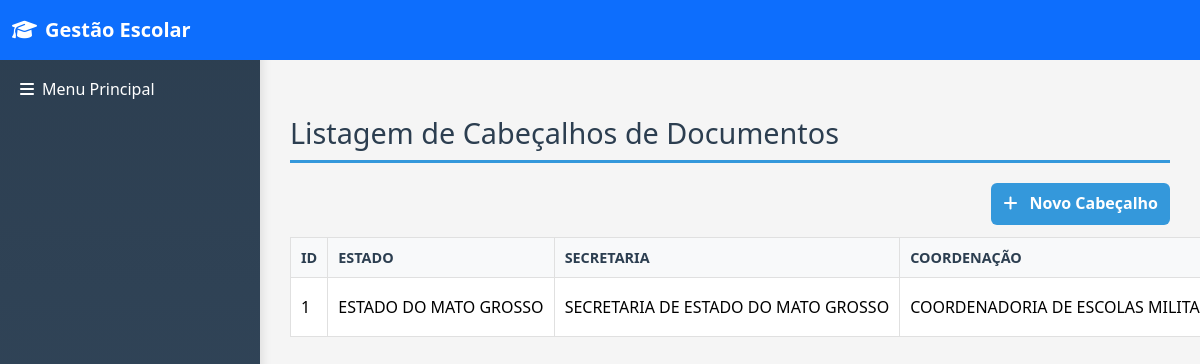
Screenshot of /cadastros/cabecalho/listar with the database file from the repository.
### tables this page shows
CREATE TABLE cabecalhos (
    id INTEGER PRIMARY KEY AUTOINCREMENT,
    estado TEXT,
    secretaria TEXT,
    coordenacao TEXT,
    escola TEXT,
    logo_estado TEXT,
    logo_escola TEXT,
    created_at TEXT
, logo_prefeitura TEXT);

### blueprints/cadastros.py (the view)
@cadastros_bp.route('/cabecalho/listar')
def listar_cabecalhos():
    db = get_db()
    rows = db.execute('SELECT * FROM cabecalhos ORDER BY id DESC').fetchall()
    cabecalhos = [dict(r) for r in rows]
    for c in cabecalhos:
        if c.get('logo_estado'):
            c['logo_estado_url'] = url_for('static', filename=f'uploads/cabecalhos/{c["logo_estado"]}')
        else:
            c['logo_estado_url'] = None
        if c.get('logo_escola'):
            c['logo_escola_url'] = url_for('static', filename=f'uploads/cabecalhos/{c["logo_escola"]}')
        else:
            c['logo_escola_url'] = None
        if c.get('logo_prefeitura'):
            c['logo_prefeitura_url'] = url_for('static', filename=f'uploads/cabecalhos/{c["logo_prefeitura"]}')
        else:
            c['logo_prefeitura_url'] = None
    return render_template('cadastros/listar_cabecalho.html', cabecalhos=cabecalhos)

### app.py (called while the page is built)
@app.before_request
def load_logged_in_user():
    user_id = session.get('user_id')
    if user_id is None:
        g.user = None
    else:
        g.user = get_db().execute(
            'SELECT * FROM usuarios WHERE id = ?', (user_id,)
        ).fetchone()

@app.teardown_appcontext
def teardown_db(e=None):
    close_db(e)

@app.context_processor
def inject_globals():
    from datetime import datetime
    return dict(
        NIVEL_MAP=utils.NIVEL_MAP,
        session=session,
        now=datetime.now
    )

def _read_logo_data():
    try:
        p = os.path.join(current_app.root_path, "static", "logo_topo.png")
        if not os.path.exists(p):
            for ext in (".png", ".jpg", ".jpeg", ".svg"):
                px = os.path.join(current_app.root_path, "static", "logo_topo" + ext)
                if os.path.exists(px):
                    p = px
                    break
        if not os.path.exists(p):
            return None
        mime = mimetypes.guess_type(p)[0] or "image/png"
        with open(p, "rb") as f:
            data = base64.b64encode(f.read()).decode("ascii")
        return f"data:{mime};base64,{data}"
    except Exception:
        return None

@app.context_processor
def inject_logo_data():
    try:
        return {"LOGO_DATA_URI": _read_logo_data()}
    except Exception:
        return {"LOGO_DATA_URI": None}

### blueprints/disciplinar.py (called while the page is built, shortened)
@disciplinar_bp.before_app_request
def _ensure_disciplinar_schema():
    if getattr(current_app, "_disciplinar_migrations_done", False):
        return

### database.py (called while the page is built)
def get_db():
    db = getattr(g, '_database', None)
    if db is None:
        db = g._database = sqlite3.connect(DATABASE)
        db.row_factory = sqlite3.Row
        db.execute('PRAGMA foreign_keys = ON')
    return db

### templates/cadastros/listar_cabecalho.html (shortened to what this page needs)
{% extends 'base.html' %}
{% block content %}
<h2>Listagem de Cabeçalhos de Documentos</h2>
<div class="toolbar" style="display:flex; justify-content:flex-end; margin-bottom:12px;">
    <a href="{{ url_for('cadastros_bp.cabecalho_novo') }}" class="button btn-primary">
        <i class="fas fa-plus"></i> Novo Cabeçalho
    </a>
</div>
{% if cabecalhos %}
<table class="table table-data">
    <thead>
        <tr>
            <th>ID</th>
            <th>Estado</th>
            <th>Secretaria</th>
            <th>Coordenação</th>
        </tr>
    </thead>
    <tbody>
        {% for c in cabecalhos %}
        <tr>
            <td>{{ c.id }}</td>
            <td>{{ c.estado or '-' }}</td>
            <td>{{ c.secretaria or '-' }}</td>
            <td>{{ c.coordenacao or '-' }}</td>
        </tr>
        {% endfor %}
    </tbody>
</table>
{% else %}
<div class="empty-state">
    <p>Nenhum cabeçalho cadastrado.</p>
    <a href="{{ url_for('cadastros_bp.cabecalho_novo') }}" class="button btn-primary">Criar primeiro Cabeçalho</a>
</div>
{% endif %}
{% endblock %}

### static/style.css (style rules this page uses)
html, body { height: 100%; overflow-x: hidden; }
* { margin: 0; padding: 0; box-sizing: border-box; }
body { font-family: 'Segoe UI', Tahoma, Geneva, Verdana, sans-serif; background: #f5f5f5; color: #2c3e50; line-height: 1.6; }
a { text-decoration: none; color: #3498db; transition: color 0.3s; }
h2 { color: #2c3e50; margin-bottom: 20px; border-bottom: 3px solid #3498db; padding-bottom: 10px; font-size: 1.8em; }
.toolbar { display: flex; justify-content: space-between; align-items: center; margin-bottom: 25px; gap: 15px; flex-wrap: wrap; }
.button { display: inline-flex; align-items: center; padding: 10px 20px; border-radius: 8px; cursor: pointer; font-weight: 600; text-align: center; transition: transform 0.3s, box-shadow 0.3s; border: none; font-size: 1em; }
.button i { margin-right: 8px; }
.btn-primary { background: #3498db; color: white; }
.table { width: 100%; border-collapse: collapse; min-width: 800px; }
.table th, .table td { padding: 15px; text-align: left; border-bottom: 1px solid #ecf0f1; }
.table th { background: #f8f9fa; font-weight: 600; color: #2c3e50; text-transform: uppercase; font-size: 0.9em; }
.table-data td { vertical-align: middle; }
html, body { overflow-x: auto !important; }
.table, table { white-space: nowrap; }

### templates/cadastros/listar_cabecalho.html (style rules this page uses)
.table-data { width:100%; border-collapse:collapse; margin-top:8px; }
.table-data th, .table-data td { padding:10px; border:1px solid #e0e0e0; text-align:left; vertical-align:middle; }
.button { display:inline-block; padding:8px 12px; border-radius:6px; text-decoration:none; color:#fff; }
.btn-primary { background:#3498db; }

### rows the page displays
cabecalhos: id "1", estado "ESTADO DO MATO GROSSO", secretaria "SECRETARIA DE ESTADO DO MATO GROSSO", coordenacao "COORDENADORIA DE ESCOLAS…"
